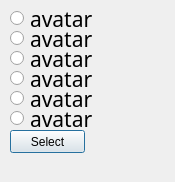
<?xml version="1.0" encoding="UTF-8"?>
<ui version="4.0">
 <class>selectAvatarDlg</class>
 <widget class="QDialog" name="selectAvatarDlg">
  <property name="geometry">
   <rect>
    <x>0</x>
    <y>0</y>
    <width>175</width>
    <height>182</height>
   </rect>
  </property>
  <property name="contextMenuPolicy">
   <enum>Qt::NoContextMenu</enum>
  </property>
  <property name="windowTitle">
   <string>Select Avatar</string>
  </property>
  <widget class="QRadioButton" name="m_btnAvatar1">
   <property name="geometry">
    <rect>
     <x>10</x>
     <y>10</y>
     <width>82</width>
     <height>17</height>
    </rect>
   </property>
   <property name="font">
    <font>
     <family>AR BERKLEY</family>
     <pointsize>16</pointsize>
    </font>
   </property>
   <property name="text">
    <string>avatar</string>
   </property>
  </widget>
  <widget class="QRadioButton" name="m_btnAvatar1_2">
   <property name="geometry">
    <rect>
     <x>10</x>
     <y>30</y>
     <width>82</width>
     <height>17</height>
    </rect>
   </property>
   <property name="font">
    <font>
     <family>AR BERKLEY</family>
     <pointsize>16</pointsize>
    </font>
   </property>
   <property name="text">
    <string>avatar</string>
   </property>
  </widget>
  <widget class="QRadioButton" name="m_btnAvatar1_3">
   <property name="geometry">
    <rect>
     <x>10</x>
     <y>50</y>
     <width>82</width>
     <height>17</height>
    </rect>
   </property>
   <property name="font">
    <font>
     <family>AR BERKLEY</family>
     <pointsize>16</pointsize>
    </font>
   </property>
   <property name="text">
    <string>avatar</string>
   </property>
  </widget>
  <widget class="QRadioButton" name="m_btnAvatar1_4">
   <property name="geometry">
    <rect>
     <x>10</x>
     <y>70</y>
     <width>82</width>
     <height>17</height>
    </rect>
   </property>
   <property name="font">
    <font>
     <family>AR BERKLEY</family>
     <pointsize>16</pointsize>
    </font>
   </property>
   <property name="text">
    <string>avatar</string>
   </property>
  </widget>
  <widget class="QRadioButton" name="m_btnAvatar1_5">
   <property name="geometry">
    <rect>
     <x>10</x>
     <y>90</y>
     <width>82</width>
     <height>17</height>
    </rect>
   </property>
   <property name="font">
    <font>
     <family>AR BERKLEY</family>
     <pointsize>16</pointsize>
    </font>
   </property>
   <property name="text">
    <string>avatar</string>
   </property>
  </widget>
  <widget class="QRadioButton" name="m_btnAvatar1_6">
   <property name="geometry">
    <rect>
     <x>10</x>
     <y>110</y>
     <width>82</width>
     <height>17</height>
    </rect>
   </property>
   <property name="font">
    <font>
     <family>AR BERKLEY</family>
     <pointsize>16</pointsize>
    </font>
   </property>
   <property name="text">
    <string>avatar</string>
   </property>
  </widget>
  <widget class="QPushButton" name="m_btnSelect">
   <property name="geometry">
    <rect>
     <x>10</x>
     <y>130</y>
     <width>75</width>
     <height>23</height>
    </rect>
   </property>
   <property name="text">
    <string>Select</string>
   </property>
  </widget>
 </widget>
 <resources/>
 <connections/>
</ui>
